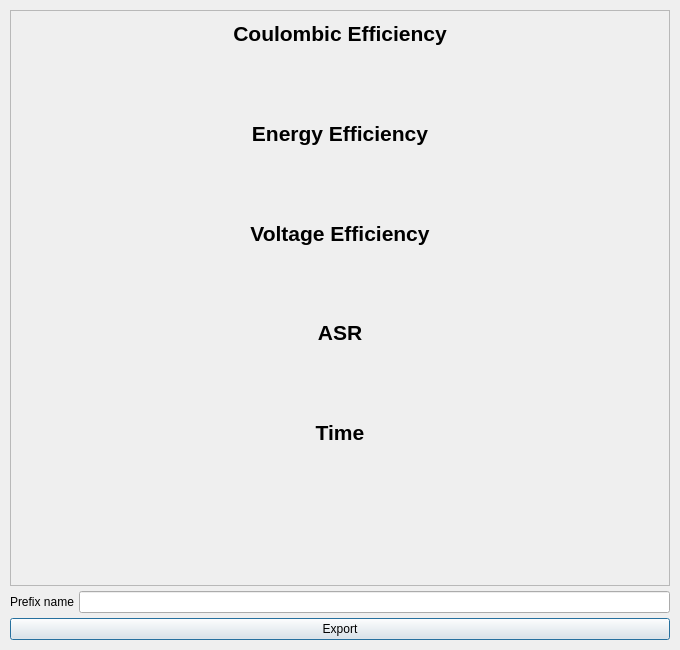
<?xml version="1.0" encoding="UTF-8"?>
<ui version="4.0">
 <class>CEResultView</class>
 <widget class="QDialog" name="CEResultView">
  <property name="geometry">
   <rect>
    <x>0</x>
    <y>0</y>
    <width>680</width>
    <height>650</height>
   </rect>
  </property>
  <property name="windowTitle">
   <string>Performance Plot</string>
  </property>
  <layout class="QVBoxLayout" name="verticalLayout">
   <property name="spacing">
    <number>5</number>
   </property>
   <property name="leftMargin">
    <number>10</number>
   </property>
   <property name="topMargin">
    <number>10</number>
   </property>
   <property name="rightMargin">
    <number>10</number>
   </property>
   <property name="bottomMargin">
    <number>10</number>
   </property>
   <item>
    <widget class="QScrollArea" name="scrollArea">
     <property name="widgetResizable">
      <bool>true</bool>
     </property>
     <widget class="QWidget" name="scrollAreaWidgetContents">
      <property name="geometry">
       <rect>
        <x>0</x>
        <y>0</y>
        <width>658</width>
        <height>572</height>
       </rect>
      </property>
      <layout class="QVBoxLayout" name="verticalLayout_2">
       <property name="spacing">
        <number>10</number>
       </property>
       <property name="leftMargin">
        <number>10</number>
       </property>
       <property name="topMargin">
        <number>10</number>
       </property>
       <property name="rightMargin">
        <number>10</number>
       </property>
       <property name="bottomMargin">
        <number>10</number>
       </property>
       <item>
        <widget class="QLabel" name="ceTitleLabel">
         <property name="sizePolicy">
          <sizepolicy hsizetype="Preferred" vsizetype="Fixed">
           <horstretch>0</horstretch>
           <verstretch>0</verstretch>
          </sizepolicy>
         </property>
         <property name="font">
          <font>
           <pointsize>16</pointsize>
           <bold>true</bold>
          </font>
         </property>
         <property name="text">
          <string>Coulombic Efficiency</string>
         </property>
         <property name="alignment">
          <set>Qt::AlignCenter</set>
         </property>
        </widget>
       </item>
       <item>
        <widget class="GraphPlotForm" name="ceCycPlot" native="true"/>
       </item>
       <item>
        <widget class="GraphPlotForm" name="ceTimePlot" native="true"/>
       </item>
       <item>
        <widget class="QLabel" name="eeTitleLabel">
         <property name="sizePolicy">
          <sizepolicy hsizetype="Preferred" vsizetype="Fixed">
           <horstretch>0</horstretch>
           <verstretch>0</verstretch>
          </sizepolicy>
         </property>
         <property name="font">
          <font>
           <pointsize>16</pointsize>
           <bold>true</bold>
          </font>
         </property>
         <property name="text">
          <string>Energy Efficiency</string>
         </property>
         <property name="alignment">
          <set>Qt::AlignCenter</set>
         </property>
        </widget>
       </item>
       <item>
        <widget class="GraphPlotForm" name="eeCycPlot" native="true"/>
       </item>
       <item>
        <widget class="GraphPlotForm" name="eeTimePlot" native="true"/>
       </item>
       <item>
        <widget class="QLabel" name="veTitleLabel">
         <property name="sizePolicy">
          <sizepolicy hsizetype="Preferred" vsizetype="Fixed">
           <horstretch>0</horstretch>
           <verstretch>0</verstretch>
          </sizepolicy>
         </property>
         <property name="font">
          <font>
           <pointsize>16</pointsize>
           <bold>true</bold>
          </font>
         </property>
         <property name="text">
          <string>Voltage Efficiency</string>
         </property>
         <property name="alignment">
          <set>Qt::AlignCenter</set>
         </property>
        </widget>
       </item>
       <item>
        <widget class="GraphPlotForm" name="veCycPlot" native="true"/>
       </item>
       <item>
        <widget class="GraphPlotForm" name="veTimePlot" native="true"/>
       </item>
       <item>
        <widget class="QLabel" name="asrTitleLabel">
         <property name="sizePolicy">
          <sizepolicy hsizetype="Preferred" vsizetype="Fixed">
           <horstretch>0</horstretch>
           <verstretch>0</verstretch>
          </sizepolicy>
         </property>
         <property name="font">
          <font>
           <pointsize>16</pointsize>
           <bold>true</bold>
          </font>
         </property>
         <property name="text">
          <string>ASR</string>
         </property>
         <property name="alignment">
          <set>Qt::AlignCenter</set>
         </property>
        </widget>
       </item>
       <item>
        <widget class="GraphPlotForm" name="asrCycPlot" native="true"/>
       </item>
       <item>
        <widget class="GraphPlotForm" name="asrTimePlot" native="true"/>
       </item>
       <item>
        <widget class="QLabel" name="timeTitleLabel">
         <property name="sizePolicy">
          <sizepolicy hsizetype="Preferred" vsizetype="Fixed">
           <horstretch>0</horstretch>
           <verstretch>0</verstretch>
          </sizepolicy>
         </property>
         <property name="font">
          <font>
           <pointsize>16</pointsize>
           <bold>true</bold>
          </font>
         </property>
         <property name="text">
          <string>Time</string>
         </property>
         <property name="alignment">
          <set>Qt::AlignCenter</set>
         </property>
        </widget>
       </item>
       <item>
        <widget class="GraphPlotForm" name="totalTimeCycPlot" native="true"/>
       </item>
       <item>
        <widget class="GraphPlotForm" name="cycTimeCycPlot" native="true"/>
       </item>
       <item>
        <widget class="GraphPlotForm" name="chgTimeCycPlot" native="true"/>
       </item>
       <item>
        <widget class="GraphPlotForm" name="dchgTimeCycPlot" native="true"/>
       </item>
      </layout>
     </widget>
    </widget>
   </item>
   <item>
    <widget class="QWidget" name="prefixNameBox" native="true">
     <layout class="QHBoxLayout" name="horizontalLayout">
      <property name="spacing">
       <number>5</number>
      </property>
      <property name="leftMargin">
       <number>0</number>
      </property>
      <property name="topMargin">
       <number>0</number>
      </property>
      <property name="rightMargin">
       <number>0</number>
      </property>
      <property name="bottomMargin">
       <number>0</number>
      </property>
      <item>
       <widget class="QLabel" name="prefixNameLabel">
        <property name="text">
         <string>Prefix name</string>
        </property>
       </widget>
      </item>
      <item>
       <widget class="QLineEdit" name="prefixNameField"/>
      </item>
     </layout>
    </widget>
   </item>
   <item>
    <widget class="QPushButton" name="exportBtn">
     <property name="text">
      <string>Export</string>
     </property>
    </widget>
   </item>
  </layout>
 </widget>
 <customwidgets>
  <customwidget>
   <class>GraphPlotForm</class>
   <extends>QWidget</extends>
   <header>view/graphplotform.h</header>
   <container>1</container>
  </customwidget>
 </customwidgets>
 <resources/>
 <connections/>
</ui>
